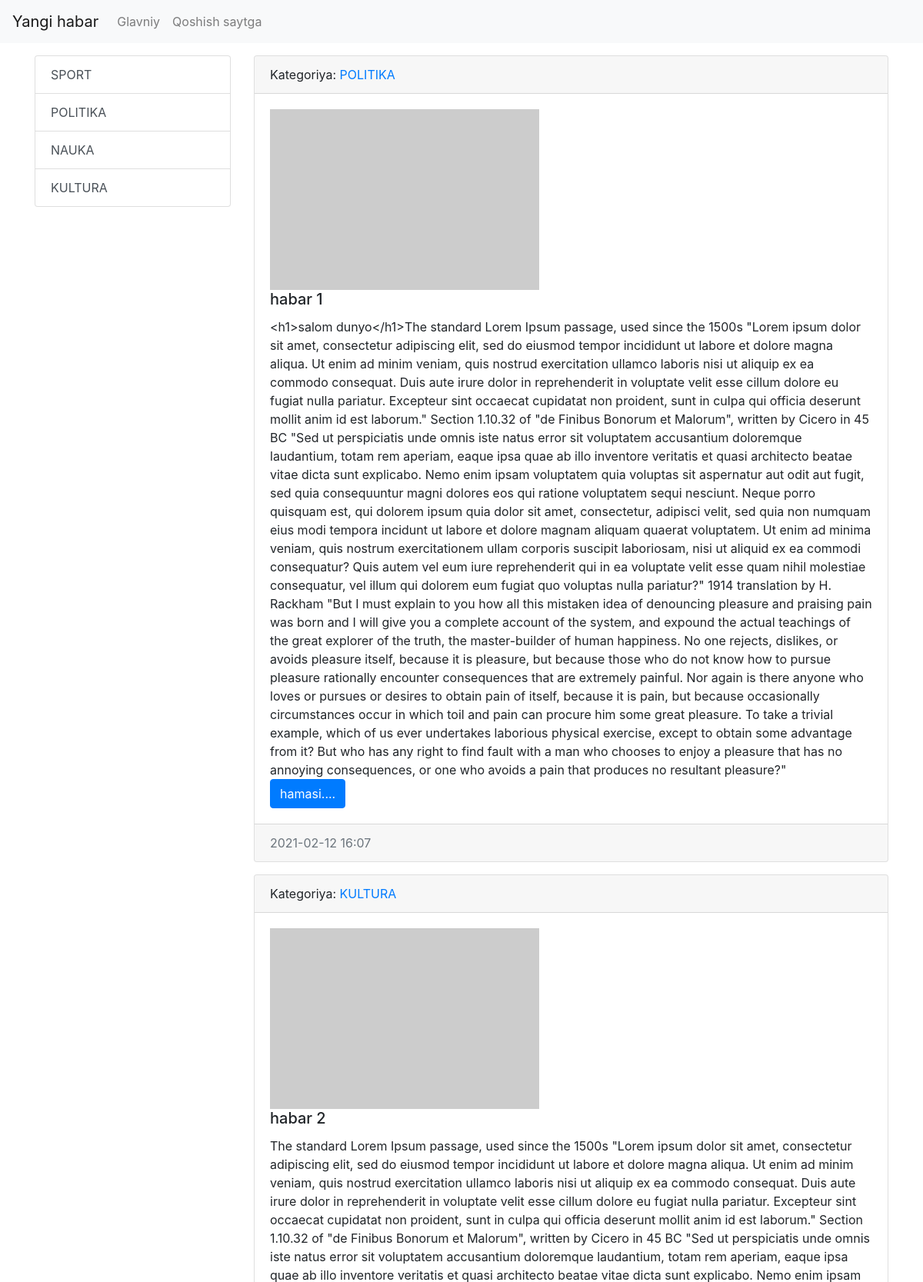
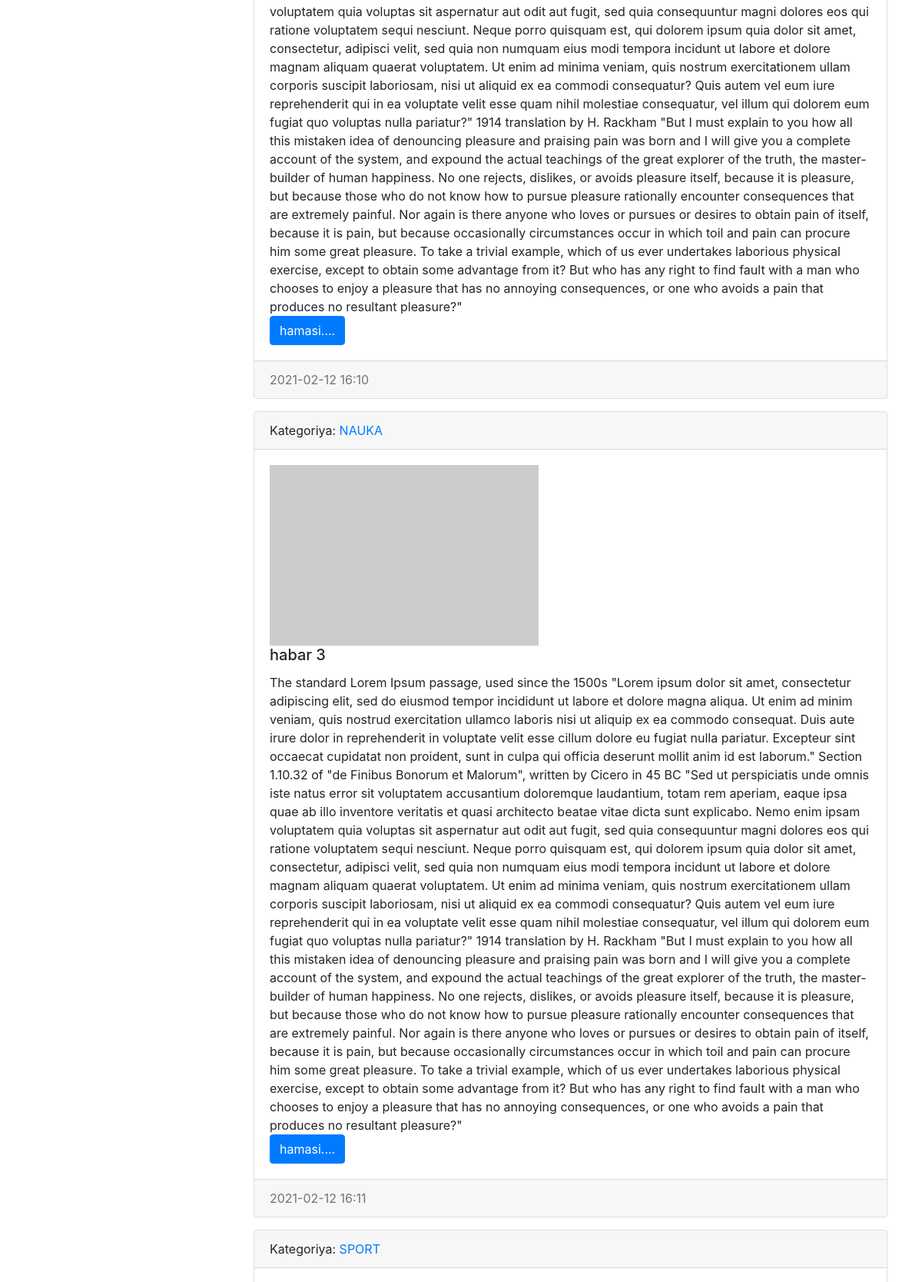
The page / (upper part) on the database its author committed (2 pictures, top to bottom).
### news/models.py (models this page shows, shortened)
class Category(models.Model):
    title = models.CharField(max_length=150, db_index=True, verbose_name='kategoriya')
    def get_absolute_url(self):
        return reverse('category', kwargs={'category_id':self.pk})
    def __str__(self):
        return self.title
    class Meta:
        verbose_name = "kategoriya"  # iciga yoiladi adminkani
        verbose_name_plural = 'kategoriy'  # tashqarisiga yoziladi

class News(models.Model):
    title = models.CharField(max_length=150, verbose_name='text')
    contact = models.TextField(blank=True, verbose_name='matn')
    created_at = models.DateTimeField(auto_now_add=True, verbose_name='OZGARADI voqt')
    updated_at = models.DateTimeField(auto_now=True, verbose_name='OZGARMIDI voqt')
    photo = models.ImageField(upload_to='photos/%Y/%m/%d/', verbose_name='rasm', blank=True)
    is_published = models.BooleanField(default=True, verbose_name='HA/YOQ')
    category = models.ForeignKey('Category', on_delete=models.PROTECT,null=True, verbose_name='for categoriya')
    def get_absolute_url(self):
        return reverse('view_news', kwargs={'pk':self.pk})
    class Meta:
        verbose_name = "habar"  # iciga yoiladi adminkani
        verbose_name_plural = 'Habarlar'  # tashqarisiga yoziladi
        ordering = ['created_at']

### news/views.py (the view)
# urls.py: path('', HomeNews.as_view(), name='home'),
class HomeNews(ListView):
    model =  News
    template_name = "news/home_news_list.html"
    context_object_name = "news"
    def get_context_data(self, *, object_list=None, **kwargs):
        contact = super().get_context_data(**kwargs)
        contact['title']='Glavnaya stranitsiya'
        return contact
    def get_queryset(self):
        return News.objects.filter(is_published=True)

### news/templatetags/news_tags.py (called while the page is built)
@register.inclusion_tag('news/lits_categories.html')
def show_categories():
    categories = Category.objects.all()
    return {'categories': categories}

### news/templates/news/home_news_list.html (shortened to what this page needs)
{% extends 'base.html' %}
{% block sidebar %}
    {% include 'inc/_sidebar.html' %}
{% endblock %}
{% block contact %}
    {% for item in news %}
    <div class="card mb-3">
        <div class="card-header">
            Kategoriya: <a href="{{item.category.get_absolute_url}}">{{item.category}}</a>
        </div>
        <div class="card-body">
            {% if item.photo %}
            <img src="{{ item.photo.url }}" alt="" width="350px" class="mr-3">
            {% else %}
            <img src="https://picsum.photos/seed/picsum/350/235" alt="" class="mr-3">
            {% endif %}
            <div class="media">
                <div class="media-body">
                    <h5 class="card-title ">{{item.title}}</h5>
                    <p class="card-text">{{item.contact}}</p>
                </div>
            </div>
            <a href="{{ item.get_absolute_url }}" class="btn btn-primary">hamasi.... </a>
        </div>
        <div class="card-footer text-muted">
            {{item.created_at|date:'Y-m-d H:i'}}
        </div>
    </div>
    {% endfor %}
{% endblock %}

### templates/base.html (shortened to what this page needs)
{% load static %}
<!doctype html>
<html lang="en">
<head>
    <link rel="stylesheet" href="{% static 'bootstrap/css/bootstrap.css' %}">
    <link rel="stylesheet" href="{% static 'css/style.css' %}">
</head>
{% include 'inc/nav.html' %}
<div class="container mt-3">
    <div class="row ">
        <div class="col-md-3">
              {% block sidebar %}SIDEBAR{% endblock %}
        </div>
        <div class="col-md-9">
            {% block contact %}CONTENT{% endblock %}
        </div>
    </div>
</div>
</body>
</html>

### templates/inc/nav.html (shortened to what this page needs)
<nav class="navbar navbar-expand-lg navbar-light bg-light">
    <a class="navbar-brand" href="{% url 'home' %}">Yangi habar</a>
    <div class="collapse navbar-collapse" id="navbarSupportedContent">
        <ul class="navbar-nav mr-auto">
            <li class="nav-item"><a class="nav-link" href="{% url 'home' %}">Glavniy</a></li>
            <li class="nav-item"><a class="nav-link" href="{% url 'add_news' %}">Qoshish saytga</a></li>
        </ul>
    </div>
</nav>

### templates/inc/_sidebar.html (shortened to what this page needs)
{% load  news_tags %}
{% show_categories  %}

### news/templates/news/lits_categories.html (shortened to what this page needs)
<div class="list-group">
    {% for item in categories %}
    <a href="{{ item.get_absolute_url}}" class="list-group-item list-group-item-action">{{item.title}}</a>
    {% endfor %}
</div>

### rows shown on the page
Category: title "SPORT"
Category: title "POLITIKA"
Category: title "NAUKA"
Category: title "KULTURA"
News: category "POLITIKA", title "habar 1", contact "<h1>salom dunyo</h1>The standard Lorem Ipsum passage, used since the 1500s \"Lorem ipsum dolor sit amet, consectetur adipiscing elit, sed do eiusmod tempor incididunt ut labore et dolore magna aliqua. Ut enim ad minim veniam, quis nostrud exercitation ullamco laboris nisi ut aliquip ex ea commodo consequat. Duis aute irure dolor in reprehenderit in voluptate velit esse cillum dolore eu fugiat nulla pariatur. Excepteur sint occaecat cupidatat non proident, sunt in culpa qui officia deserunt mollit anim id est laborum.\" Section 1.10.32 of \"de Finibus Bonorum et Malorum\", written by Cicero in 45 BC \"Sed ut perspiciatis unde omnis iste natus error sit voluptatem accusantium doloremque…", created_at "2021-02-12 16:07"
News: category "KULTURA", title "habar 2", contact "The standard Lorem Ipsum passage, used since the 1500s \"Lorem ipsum dolor sit amet, consectetur adipiscing elit, sed do eiusmod tempor incididunt ut labore et dolore magna aliqua. Ut enim ad minim veniam, quis nostrud exercitation ullamco laboris nisi ut aliquip ex ea commodo consequat. Duis aute irure dolor in reprehenderit in voluptate velit esse cillum dolore eu fugiat nulla pariatur. Excepteur sint occaecat cupidatat non proident, sunt in culpa qui officia deserunt mollit anim id est laborum.\" Section 1.10.32 of \"de Finibus Bonorum et Malorum\", written by Cicero in 45 BC \"Sed ut perspiciatis unde omnis iste natus error sit voluptatem accusantium doloremque laudantium, totam rem aperiam,…", created_at "2021-02-12 16:10"
News: category "NAUKA", title "habar 3", contact "The standard Lorem Ipsum passage, used since the 1500s \"Lorem ipsum dolor sit amet, consectetur adipiscing elit, sed do eiusmod tempor incididunt ut labore et dolore magna aliqua. Ut enim ad minim veniam, quis nostrud exercitation ullamco laboris nisi ut aliquip ex ea commodo consequat. Duis aute irure dolor in reprehenderit in voluptate velit esse cillum dolore eu fugiat nulla pariatur. Excepteur sint occaecat cupidatat non proident, sunt in culpa qui officia deserunt mollit anim id est laborum.\" Section 1.10.32 of \"de Finibus Bonorum et Malorum\", written by Cicero in 45 BC \"Sed ut perspiciatis unde omnis iste natus error sit voluptatem accusantium doloremque laudantium, totam rem aperiam,…", created_at "2021-02-12 16:11"
News: category "SPORT"
